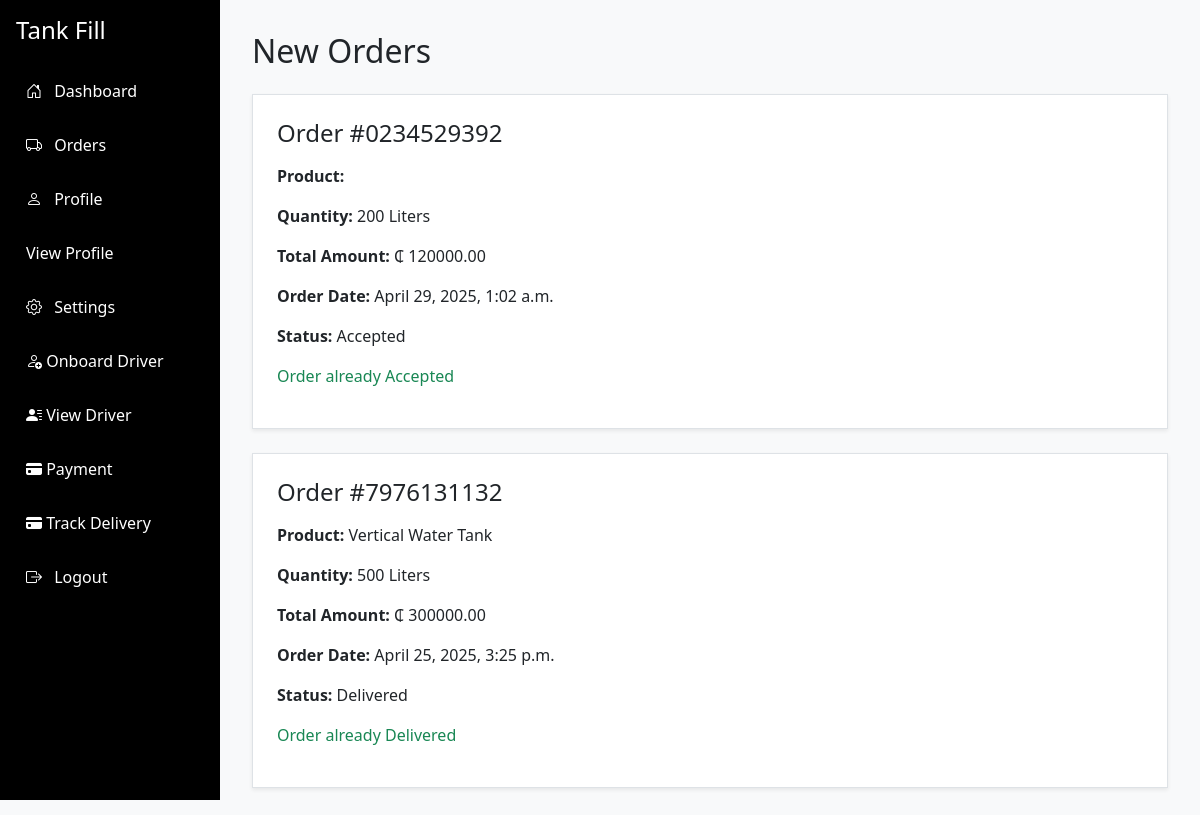
Screenshot of /vendor/orders/ (signed in) with the database file from the repository.
### authentication/models.py (models this page shows, shortened)
class Order(models.Model):
    order_id = UniqueIDField(primary_key=True, editable=False, unique=True)
    customer = models.ForeignKey(User, on_delete=models.CASCADE, related_name="orders", limit_choices_to={'is_customer': True})
    vendor = models.ForeignKey(Vendor, on_delete=models.CASCADE, related_name="orders")
    order_date = models.DateTimeField(auto_now_add=True)
    payment_method = models.CharField(max_length=100, choices=PAYMENT_METHODS)
    litres = models.CharField(max_length=100, null=True)
    tank_type = models.CharField(max_length=200, choices=TANK_CHOICES)
    status = models.CharField(
        max_length=20, choices=DELIVERY_STATUS, default='Pending'
    )
    is_complete = models.BooleanField(default=False)
    delivery_location = models.CharField(max_length=200, null=True, blank=True)
    def get_total_price(self):
        try:
           litres = Decimal(self.litres)  # safely convert litres to Decimal
        except Exception:
            litres = Decimal(0)
        return litres * self.vendor.price_per_liter

class Vendor(models.Model):
    vendor_id = UniqueIDField(primary_key=True, editable=False, unique=True)
    user = models.OneToOneField(User, on_delete=models.CASCADE, related_name="vendor_profile")
    business_name = models.CharField(max_length=100)
    location = models.CharField(max_length=255)
    price_per_liter = models.DecimalField(max_digits=10, decimal_places=2)
    status = models.CharField(max_length=10, choices=DESCIPLINE_CHOICES, default='Active')

### authentication/views.py (the view, shortened to what this page needs)
# urls.py: path('vendor/orders/', VendorViewOrders.as_view(), name='vendor_orders'),
@method_decorator((login_required, vendor_required), name='dispatch')
class VendorViewOrders(ListView):
    model = Order
    template_name = 'vendor/new_order.html'
    context_object_name = 'orders'
    def get_queryset(self):
        return Order.objects.filter(vendor=self.request.user.vendor_profile).order_by('-order_date')
    def get_context_data(self, **kwargs):
        context = super().get_context_data(**kwargs)
        orders = Order.objects.filter(vendor=self.request.user.vendor_profile).order_by('-order_date')
        completed_orders = orders.filter(is_complete=True)
        pending_orders = orders.filter(is_complete=False)
        active_refills = orders.filter(status='Delivered')
        monthly_orders = (
            orders.annotate(month=TruncMonth('order_date'))
                  .values('month')
                  .annotate(count=Count('order_id'))
                  .order_by('month')
        )
        monthly_data = {
            item['month'].strftime('%b %Y'): item['count']
            for item in monthly_orders
        }
        yearly_orders = (
            orders.annotate(year=TruncYear('order_date'))
                  .values('year')
                  .annotate(count=Count('order_id'))
                  .order_by('year')
        )
        yearly_data = {
            item['year'].year: item['count']
            for item in yearly_orders
        }
        last_delivery = active_refills.order_by('-order_date').first()
        context.update({
            'page_name': 'order_list',
            'list_name': 'order_list',
            'completed_orders': completed_orders,
            'pending_orders': pending_orders,
            'active_refills': active_refills,
            'total_orders': orders.count(),
            'monthly_orders': monthly_orders,
            'yearly_orders': yearly_orders,
            'last_delivery': last_delivery,
            'available_drivers': self.request.user.vendor_profile.drivers.filter(status='A'),
        })
        context['monthly_data_json'] = json.dumps(monthly_data)
        context['yearly_data_json'] = json.dumps(yearly_data)
        return context

### templates/vendor/new_order.html (shortened to what this page needs)
<!DOCTYPE html>
<html lang="en">
<head>
  <link href="https://cdn.jsdelivr.net/npm/bootstrap-icons@1.10.5/font/bootstrap-icons.css" rel="stylesheet">
  <link href="https://cdn.jsdelivr.net/npm/bootstrap@5.3.2/dist/css/bootstrap.min.css" rel="stylesheet">
</head>
<body>
<div class="sidebar-desktop d-none d-md-block">
  <h4 class="mb-4 text-white">Tank Fill</h4>
  <a href="{% url 'vendor_dashboard' %}"><i class="bi bi-house-door me-2"></i> Dashboard</a>
  <a href="{% url 'vendor_orders' %}"><i class="bi bi-truck me-2"></i> Orders</a>
  <a href="{% url 'vendor_profile' %}"><i class="bi bi-person me-2"></i> Profile</a>
  <a href="{% url 'vendor_profile_detail' user_id=request.user.user_id %}">View Profile</a>
  <a href="#"><i class="bi bi-gear me-2"></i> Settings</a>
  <a href="{% url 'onboard_driver' %}"><i class="bi bi-person-add"></i> Onboard Driver</a>
  <a href="{% url 'vendor_view_driver' %}"><i class="bi bi-person-lines-fill"></i> View Driver</a>
  <a href="{% url 'vendor_payments' %}"><i class="bi bi-credit-card-fill"></i> Payment</a>
  <a href="#"><i class="bi bi-credit-card-fill"></i> Track Delivery</a>
  <a href="{% url 'logout' %}"><i class="bi bi-box-arrow-right me-2"></i> Logout</a>
</div>
<div class="main-content">
  <h2 class="mb-4">New Orders</h2>
  {% for order in orders %}
  <div class="card p-4 shadow-sm mb-4">
    <h4 class="card-title mb-3">Order #{{ order.order_id }}</h4>
    <p><strong>Product:</strong> {{ order.tank_type }}</p>
    <p><strong>Quantity:</strong> {{ order.litres }} Liters</p>
    <p><strong>Total Amount:</strong> ₵ {{ order.get_total_price }}</p>
    <p><strong>Order Date:</strong> {{ order.order_date }}</p>
    <p><strong>Status:</strong> {{ order.status }}</p>
    {% if order.status == 'Pending' %}
    <form method="post" class="mt-3">
      {% csrf_token %}
      <input type="hidden" name="order_id" value="{{ order.order_id }}">
      <div class="mb-2">
        <label for="driverSelect{{ order.order_id }}">Assign Driver:</label>
        <select name="driver_id" id="driverSelect{{ order.order_id }}" class="form-select" required>
          <option value="">-- Select Driver --</option>
          {% for driver in available_drivers %}
            <option value="{{ driver.driver_id }}">{{ driver.user.full_name }} ({{ driver.vehicle_type }})</option>
          {% endfor %}
        </select>
      </div>
      <button type="submit" class="btn btn-success w-100">Accept & Assign</button>
    </form>
    {% else %}
    <p class="text-success">Order already {{ order.status }}</p>
    {% endif %}
  </div>
{% empty %}
  <p>No orders found.</p>
{% endfor %}
</body>
</html>

### templates/vendor/new_order.html (style rules this page uses)
body { background-color: #f8f9fa; }
.card { border: 1px solid #dee2e6; border-radius: 0; transition: transform 0.2s; }
.sidebar-desktop a, .offcanvas-body a { color: #fff; display: block; margin-bottom: 10px; padding: 10px; background-color: #000; border-radius: 5px; text-decoration: none; transition: background-color 0.3s, color 0.3s; }
.sidebar-desktop { background-color: #000; padding: 1rem; height: 100vh; position: fixed; top: 0; bottom: 0; width: 220px; }
.main-content { margin-left: 0; padding: 2rem; }
@media (min-width: 768px) { .main-content { margin-left: 220px; } }

### rows the page displays
Order: order_id "0234529392", litres "200", get_total_price "120000.00", order_date "April 29, 2025, 1:02 a.m.", status "Accepted"
Order: order_id "7976131132", tank_type "Vertical Water Tank", litres "500", get_total_price "300000.00", order_date "April 25, 2025, 3:25 p.m.", status "Delivered"
